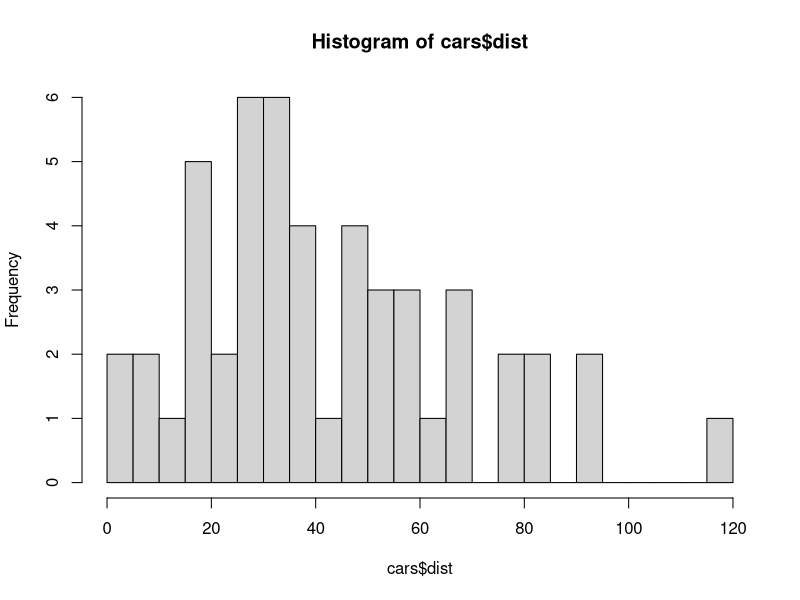
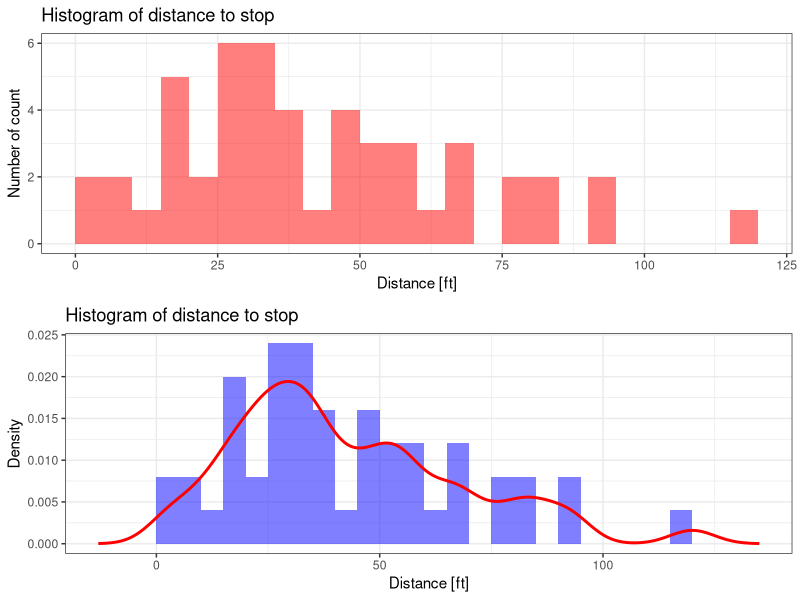

Generate these figures, in order, with R:
# File: R_descriptive_b.R
# Course: Ch5.R.Descriptive_Statistics
# Section: (0)read datasets from R
#          (1)histogram plot with count
#          (2)histogram plot with density + density curve
# Author: vvn weian chao, CoLLab cc, vvnchao@gmail.com
# Date: 2022-10-24

# (0)
# datasets: cars
data()
data(cars)
#?cars
names(cars)

# (1)
# histogram plot
library(ggplot2)
n <- length(cars$dist)
?geom_histogram
?hist
hist(cars$dist, breaks = 20, plot = TRUE)
hisp <- hist(cars$dist, breaks = 20, plot = FALSE)
hisp$breaks
# breaks option can be replaced by bins
p1 <- ggplot(data = cars, aes(dist))+
  geom_histogram(  fill = "red"
                 , alpha = 0.5
                 #, bins = 20)+
                 , breaks = hisp$breaks)+
  labs(title = "Histogram of distance to stop"
       , x = "Distance [ft]", y = "Number of count")+
  theme_bw()

# Y-axis is density scale: ..density..
?density
# width, bw, adjust
# check density$bw
density <- density(cars$dist,width = 20)
density$bw
data.density <- data.frame(x = density$x, y = density$y)
p2 <- ggplot(data = cars, aes(dist,..density..))+
  geom_histogram(fill = "blue"
                 , alpha = 0.5
                 , breaks = hisp$breaks)+
  geom_line(data = data.density
            , aes(x,y)
            , color = "red"
            , size = 1)+
  labs(title = "Histogram of distance to stop"
       , x = "Distance [ft]", y = "Density")+
  theme_bw()

#install.packages("gridExtra")
library(gridExtra)
grid.arrange(p1,p2, nrow = 2)
